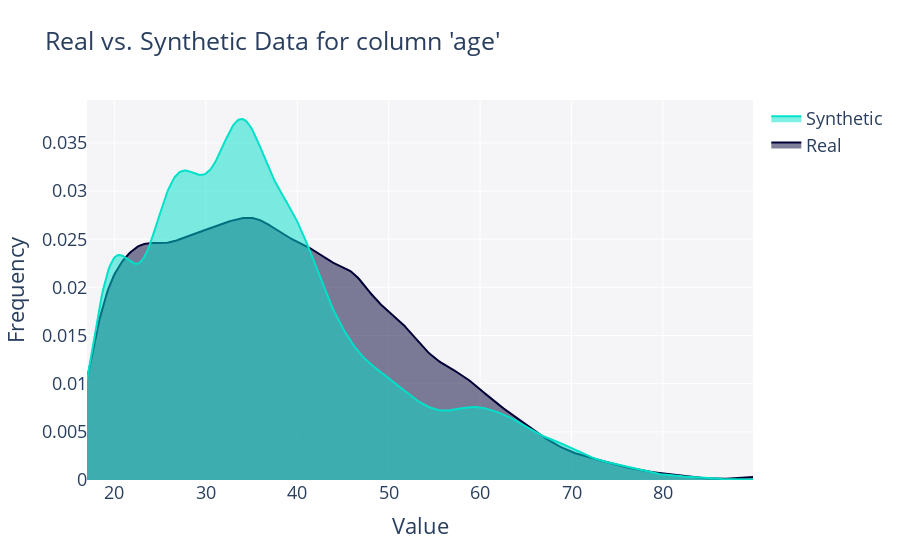

The code cell stored with this chart in its notebook:
### Code cell
get_column_plot(
    real_data=df_train,
    synthetic_data=synthetic_data_ctgan,
    column_name='age',
    plot_type='distplot'
).show(renderer="vscode")

### Figure 1 — Plotly figure (JSON) as saved in the notebook; plotly's stock layout.template omitted (floating-point values rounded to 4 significant figures; data arrays with more than 128 entries replaced by an {"elided": "..."} marker saying what was removed)
{"data": [{"fill": "tozeroy", "hovertemplate": "<b>Real</b><br>Frequency: %{y}<extra></extra>", "legendgroup": "Real", "marker": {"color": "#000036"}, "mode": "lines", "name": "Real", "showlegend": true, "type": "scatter", "x": {"elided": "500 float values"}, "xaxis": "x", "y": {"elided": "500 float values"}, "yaxis": "y"}, {"fill": "tozeroy", "hovertemplate": "<b>Synthetic</b><br>Frequency: %{y}<extra></extra>", "legendgroup": "Synthetic", "marker": {"color": "#01E0C9"}, "mode": "lines", "name": "Synthetic", "showlegend": true, "type": "scatter", "x": {"elided": "500 float values"}, "xaxis": "x", "y": {"elided": "500 float values"}, "yaxis": "y"}], "layout": {"barmode": "overlay", "font": {"size": 18}, "hovermode": "closest", "legend": {"traceorder": "reversed"}, "plot_bgcolor": "#F5F5F8", "title": {"text": "Real vs. Synthetic Data for column 'age'"}, "xaxis": {"anchor": "y2", "domain": [0, 1], "title": {"text": "Value"}, "zeroline": false}, "yaxis": {"anchor": "free", "domain": [0, 1], "position": 0, "title": {"text": "Frequency"}}}}
